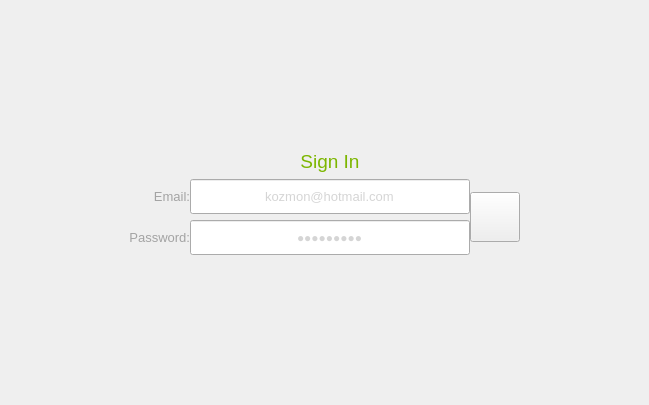
<?xml version="1.0" encoding="UTF-8"?>
<ui version="4.0">
 <class>LoginWindow</class>
 <widget class="QMainWindow" name="LoginWindow">
  <property name="geometry">
   <rect>
    <x>0</x>
    <y>0</y>
    <width>649</width>
    <height>405</height>
   </rect>
  </property>
  <property name="windowTitle">
   <string>MainWindow</string>
  </property>
  <property name="styleSheet">
   <string notr="true">border-image: url(:/pics/background.jpg);</string>
  </property>
  <widget class="QWidget" name="centralwidget">
   <layout class="QGridLayout" name="gridLayout_2">
    <item row="0" column="1">
     <spacer name="verticalSpacer_4">
      <property name="orientation">
       <enum>Qt::Vertical</enum>
      </property>
      <property name="sizeHint" stdset="0">
       <size>
        <width>20</width>
        <height>126</height>
       </size>
      </property>
     </spacer>
    </item>
    <item row="1" column="0">
     <spacer name="horizontalSpacer">
      <property name="orientation">
       <enum>Qt::Horizontal</enum>
      </property>
      <property name="sizeHint" stdset="0">
       <size>
        <width>107</width>
        <height>20</height>
       </size>
      </property>
     </spacer>
    </item>
    <item row="1" column="1">
     <layout class="QGridLayout" name="gridLayout">
      <property name="horizontalSpacing">
       <number>0</number>
      </property>
      <item row="1" column="2" rowspan="2">
       <layout class="QVBoxLayout" name="verticalLayout">
        <property name="spacing">
         <number>0</number>
        </property>
        <item>
         <spacer name="verticalSpacer_2">
          <property name="orientation">
           <enum>Qt::Vertical</enum>
          </property>
          <property name="sizeHint" stdset="0">
           <size>
            <width>20</width>
            <height>40</height>
           </size>
          </property>
         </spacer>
        </item>
        <item>
         <widget class="QPushButton" name="forwardButton">
          <property name="sizePolicy">
           <sizepolicy hsizetype="Fixed" vsizetype="Fixed">
            <horstretch>0</horstretch>
            <verstretch>0</verstretch>
           </sizepolicy>
          </property>
          <property name="minimumSize">
           <size>
            <width>50</width>
            <height>50</height>
           </size>
          </property>
          <property name="maximumSize">
           <size>
            <width>50</width>
            <height>50</height>
           </size>
          </property>
          <property name="cursor">
           <cursorShape>PointingHandCursor</cursorShape>
          </property>
          <property name="styleSheet">
           <string notr="true">QPushButton#forwardButton {
	border-image: url(:/pics/go.png);
 }
QPushButton#forwardButton:pressed {
	border-image: url(:/pics/go2.png);
 }</string>
          </property>
          <property name="text">
           <string/>
          </property>
         </widget>
        </item>
        <item>
         <spacer name="verticalSpacer">
          <property name="orientation">
           <enum>Qt::Vertical</enum>
          </property>
          <property name="sizeHint" stdset="0">
           <size>
            <width>20</width>
            <height>40</height>
           </size>
          </property>
         </spacer>
        </item>
       </layout>
      </item>
      <item row="2" column="1">
       <widget class="QLineEdit" name="passEdit">
        <property name="minimumSize">
         <size>
          <width>280</width>
          <height>35</height>
         </size>
        </property>
        <property name="palette">
         <palette>
          <active>
           <colorrole role="Text">
            <brush brushstyle="SolidPattern">
             <color alpha="255">
              <red>213</red>
              <green>213</green>
              <blue>213</blue>
             </color>
            </brush>
           </colorrole>
          </active>
          <inactive>
           <colorrole role="Text">
            <brush brushstyle="SolidPattern">
             <color alpha="255">
              <red>213</red>
              <green>213</green>
              <blue>213</blue>
             </color>
            </brush>
           </colorrole>
          </inactive>
          <disabled>
           <colorrole role="Text">
            <brush brushstyle="SolidPattern">
             <color alpha="255">
              <red>120</red>
              <green>120</green>
              <blue>120</blue>
             </color>
            </brush>
           </colorrole>
          </disabled>
         </palette>
        </property>
        <property name="font">
         <font>
          <family>Arial</family>
         </font>
        </property>
        <property name="styleSheet">
         <string notr="true">border-image: url(:/pics/down.png);</string>
        </property>
        <property name="inputMethodHints">
         <set>Qt::ImhHiddenText|Qt::ImhNoAutoUppercase|Qt::ImhNoPredictiveText|Qt::ImhSensitiveData</set>
        </property>
        <property name="text">
         <string>ssdfsdfsd</string>
        </property>
        <property name="echoMode">
         <enum>QLineEdit::Password</enum>
        </property>
        <property name="alignment">
         <set>Qt::AlignCenter</set>
        </property>
       </widget>
      </item>
      <item row="1" column="1">
       <widget class="QLineEdit" name="emailEdit">
        <property name="minimumSize">
         <size>
          <width>280</width>
          <height>35</height>
         </size>
        </property>
        <property name="palette">
         <palette>
          <active>
           <colorrole role="Text">
            <brush brushstyle="SolidPattern">
             <color alpha="255">
              <red>213</red>
              <green>213</green>
              <blue>213</blue>
             </color>
            </brush>
           </colorrole>
          </active>
          <inactive>
           <colorrole role="Text">
            <brush brushstyle="SolidPattern">
             <color alpha="255">
              <red>213</red>
              <green>213</green>
              <blue>213</blue>
             </color>
            </brush>
           </colorrole>
          </inactive>
          <disabled>
           <colorrole role="Text">
            <brush brushstyle="SolidPattern">
             <color alpha="255">
              <red>120</red>
              <green>120</green>
              <blue>120</blue>
             </color>
            </brush>
           </colorrole>
          </disabled>
         </palette>
        </property>
        <property name="font">
         <font>
          <family>Arial</family>
          <pointsize>10</pointsize>
          <weight>50</weight>
          <bold>false</bold>
         </font>
        </property>
        <property name="styleSheet">
         <string notr="true">border-image: url(:/pics/up.png);</string>
        </property>
        <property name="inputMethodHints">
         <set>Qt::ImhEmailCharactersOnly</set>
        </property>
        <property name="text">
         <string>kozmon@hotmail.com</string>
        </property>
        <property name="alignment">
         <set>Qt::AlignCenter</set>
        </property>
       </widget>
      </item>
      <item row="1" column="0">
       <widget class="QLabel" name="emailLabel">
        <property name="palette">
         <palette>
          <active>
           <colorrole role="WindowText">
            <brush brushstyle="SolidPattern">
             <color alpha="255">
              <red>163</red>
              <green>163</green>
              <blue>163</blue>
             </color>
            </brush>
           </colorrole>
           <colorrole role="Button">
            <brush brushstyle="SolidPattern">
             <color alpha="0">
              <red>0</red>
              <green>0</green>
              <blue>0</blue>
             </color>
            </brush>
           </colorrole>
           <colorrole role="Text">
            <brush brushstyle="SolidPattern">
             <color alpha="255">
              <red>189</red>
              <green>189</green>
              <blue>189</blue>
             </color>
            </brush>
           </colorrole>
           <colorrole role="Base">
            <brush brushstyle="SolidPattern">
             <color alpha="0">
              <red>0</red>
              <green>0</green>
              <blue>0</blue>
             </color>
            </brush>
           </colorrole>
           <colorrole role="Window">
            <brush brushstyle="SolidPattern">
             <color alpha="0">
              <red>0</red>
              <green>0</green>
              <blue>0</blue>
             </color>
            </brush>
           </colorrole>
          </active>
          <inactive>
           <colorrole role="WindowText">
            <brush brushstyle="SolidPattern">
             <color alpha="255">
              <red>163</red>
              <green>163</green>
              <blue>163</blue>
             </color>
            </brush>
           </colorrole>
           <colorrole role="Button">
            <brush brushstyle="SolidPattern">
             <color alpha="0">
              <red>0</red>
              <green>0</green>
              <blue>0</blue>
             </color>
            </brush>
           </colorrole>
           <colorrole role="Text">
            <brush brushstyle="SolidPattern">
             <color alpha="255">
              <red>189</red>
              <green>189</green>
              <blue>189</blue>
             </color>
            </brush>
           </colorrole>
           <colorrole role="Base">
            <brush brushstyle="SolidPattern">
             <color alpha="0">
              <red>0</red>
              <green>0</green>
              <blue>0</blue>
             </color>
            </brush>
           </colorrole>
           <colorrole role="Window">
            <brush brushstyle="SolidPattern">
             <color alpha="0">
              <red>0</red>
              <green>0</green>
              <blue>0</blue>
             </color>
            </brush>
           </colorrole>
          </inactive>
          <disabled>
           <colorrole role="WindowText">
            <brush brushstyle="SolidPattern">
             <color alpha="255">
              <red>120</red>
              <green>120</green>
              <blue>120</blue>
             </color>
            </brush>
           </colorrole>
           <colorrole role="Button">
            <brush brushstyle="SolidPattern">
             <color alpha="0">
              <red>0</red>
              <green>0</green>
              <blue>0</blue>
             </color>
            </brush>
           </colorrole>
           <colorrole role="Text">
            <brush brushstyle="SolidPattern">
             <color alpha="255">
              <red>120</red>
              <green>120</green>
              <blue>120</blue>
             </color>
            </brush>
           </colorrole>
           <colorrole role="Base">
            <brush brushstyle="SolidPattern">
             <color alpha="0">
              <red>0</red>
              <green>0</green>
              <blue>0</blue>
             </color>
            </brush>
           </colorrole>
           <colorrole role="Window">
            <brush brushstyle="SolidPattern">
             <color alpha="0">
              <red>0</red>
              <green>0</green>
              <blue>0</blue>
             </color>
            </brush>
           </colorrole>
          </disabled>
         </palette>
        </property>
        <property name="font">
         <font>
          <family>Arial</family>
          <pointsize>10</pointsize>
          <weight>50</weight>
          <bold>false</bold>
         </font>
        </property>
        <property name="styleSheet">
         <string notr="true">
background-color:transparent;</string>
        </property>
        <property name="text">
         <string>Email:</string>
        </property>
        <property name="alignment">
         <set>Qt::AlignRight|Qt::AlignTrailing|Qt::AlignVCenter</set>
        </property>
       </widget>
      </item>
      <item row="2" column="0">
       <widget class="QLabel" name="passLabel">
        <property name="palette">
         <palette>
          <active>
           <colorrole role="WindowText">
            <brush brushstyle="SolidPattern">
             <color alpha="255">
              <red>163</red>
              <green>163</green>
              <blue>163</blue>
             </color>
            </brush>
           </colorrole>
           <colorrole role="Button">
            <brush brushstyle="SolidPattern">
             <color alpha="0">
              <red>0</red>
              <green>0</green>
              <blue>0</blue>
             </color>
            </brush>
           </colorrole>
           <colorrole role="Text">
            <brush brushstyle="SolidPattern">
             <color alpha="255">
              <red>189</red>
              <green>189</green>
              <blue>189</blue>
             </color>
            </brush>
           </colorrole>
           <colorrole role="Base">
            <brush brushstyle="SolidPattern">
             <color alpha="0">
              <red>0</red>
              <green>0</green>
              <blue>0</blue>
             </color>
            </brush>
           </colorrole>
           <colorrole role="Window">
            <brush brushstyle="SolidPattern">
             <color alpha="0">
              <red>0</red>
              <green>0</green>
              <blue>0</blue>
             </color>
            </brush>
           </colorrole>
          </active>
          <inactive>
           <colorrole role="WindowText">
            <brush brushstyle="SolidPattern">
             <color alpha="255">
              <red>163</red>
              <green>163</green>
              <blue>163</blue>
             </color>
            </brush>
           </colorrole>
           <colorrole role="Button">
            <brush brushstyle="SolidPattern">
             <color alpha="0">
              <red>0</red>
              <green>0</green>
              <blue>0</blue>
             </color>
            </brush>
           </colorrole>
           <colorrole role="Text">
            <brush brushstyle="SolidPattern">
             <color alpha="255">
              <red>189</red>
              <green>189</green>
              <blue>189</blue>
             </color>
            </brush>
           </colorrole>
           <colorrole role="Base">
            <brush brushstyle="SolidPattern">
             <color alpha="0">
              <red>0</red>
              <green>0</green>
              <blue>0</blue>
             </color>
            </brush>
           </colorrole>
           <colorrole role="Window">
            <brush brushstyle="SolidPattern">
             <color alpha="0">
              <red>0</red>
              <green>0</green>
              <blue>0</blue>
             </color>
            </brush>
           </colorrole>
          </inactive>
          <disabled>
           <colorrole role="WindowText">
            <brush brushstyle="SolidPattern">
             <color alpha="255">
              <red>120</red>
              <green>120</green>
              <blue>120</blue>
             </color>
            </brush>
           </colorrole>
           <colorrole role="Button">
            <brush brushstyle="SolidPattern">
             <color alpha="0">
              <red>0</red>
              <green>0</green>
              <blue>0</blue>
             </color>
            </brush>
           </colorrole>
           <colorrole role="Text">
            <brush brushstyle="SolidPattern">
             <color alpha="255">
              <red>120</red>
              <green>120</green>
              <blue>120</blue>
             </color>
            </brush>
           </colorrole>
           <colorrole role="Base">
            <brush brushstyle="SolidPattern">
             <color alpha="0">
              <red>0</red>
              <green>0</green>
              <blue>0</blue>
             </color>
            </brush>
           </colorrole>
           <colorrole role="Window">
            <brush brushstyle="SolidPattern">
             <color alpha="0">
              <red>0</red>
              <green>0</green>
              <blue>0</blue>
             </color>
            </brush>
           </colorrole>
          </disabled>
         </palette>
        </property>
        <property name="font">
         <font>
          <family>Arial</family>
          <pointsize>10</pointsize>
          <weight>50</weight>
          <bold>false</bold>
         </font>
        </property>
        <property name="styleSheet">
         <string notr="true">
background-color:transparent;</string>
        </property>
        <property name="text">
         <string>Password:</string>
        </property>
        <property name="alignment">
         <set>Qt::AlignRight|Qt::AlignTrailing|Qt::AlignVCenter</set>
        </property>
       </widget>
      </item>
      <item row="0" column="1">
       <widget class="QLabel" name="signinLabel">
        <property name="sizePolicy">
         <sizepolicy hsizetype="Preferred" vsizetype="Fixed">
          <horstretch>0</horstretch>
          <verstretch>0</verstretch>
         </sizepolicy>
        </property>
        <property name="palette">
         <palette>
          <active>
           <colorrole role="WindowText">
            <brush brushstyle="SolidPattern">
             <color alpha="255">
              <red>124</red>
              <green>182</green>
              <blue>0</blue>
             </color>
            </brush>
           </colorrole>
           <colorrole role="Button">
            <brush brushstyle="SolidPattern">
             <color alpha="0">
              <red>0</red>
              <green>0</green>
              <blue>0</blue>
             </color>
            </brush>
           </colorrole>
           <colorrole role="Base">
            <brush brushstyle="SolidPattern">
             <color alpha="0">
              <red>0</red>
              <green>0</green>
              <blue>0</blue>
             </color>
            </brush>
           </colorrole>
           <colorrole role="Window">
            <brush brushstyle="SolidPattern">
             <color alpha="0">
              <red>0</red>
              <green>0</green>
              <blue>0</blue>
             </color>
            </brush>
           </colorrole>
          </active>
          <inactive>
           <colorrole role="WindowText">
            <brush brushstyle="SolidPattern">
             <color alpha="255">
              <red>124</red>
              <green>182</green>
              <blue>0</blue>
             </color>
            </brush>
           </colorrole>
           <colorrole role="Button">
            <brush brushstyle="SolidPattern">
             <color alpha="0">
              <red>0</red>
              <green>0</green>
              <blue>0</blue>
             </color>
            </brush>
           </colorrole>
           <colorrole role="Base">
            <brush brushstyle="SolidPattern">
             <color alpha="0">
              <red>0</red>
              <green>0</green>
              <blue>0</blue>
             </color>
            </brush>
           </colorrole>
           <colorrole role="Window">
            <brush brushstyle="SolidPattern">
             <color alpha="0">
              <red>0</red>
              <green>0</green>
              <blue>0</blue>
             </color>
            </brush>
           </colorrole>
          </inactive>
          <disabled>
           <colorrole role="WindowText">
            <brush brushstyle="SolidPattern">
             <color alpha="255">
              <red>120</red>
              <green>120</green>
              <blue>120</blue>
             </color>
            </brush>
           </colorrole>
           <colorrole role="Button">
            <brush brushstyle="SolidPattern">
             <color alpha="0">
              <red>0</red>
              <green>0</green>
              <blue>0</blue>
             </color>
            </brush>
           </colorrole>
           <colorrole role="Base">
            <brush brushstyle="SolidPattern">
             <color alpha="0">
              <red>0</red>
              <green>0</green>
              <blue>0</blue>
             </color>
            </brush>
           </colorrole>
           <colorrole role="Window">
            <brush brushstyle="SolidPattern">
             <color alpha="0">
              <red>0</red>
              <green>0</green>
              <blue>0</blue>
             </color>
            </brush>
           </colorrole>
          </disabled>
         </palette>
        </property>
        <property name="font">
         <font>
          <family>Arial</family>
          <pointsize>14</pointsize>
          <weight>50</weight>
          <bold>false</bold>
         </font>
        </property>
        <property name="styleSheet">
         <string notr="true">
background-color:transparent;</string>
        </property>
        <property name="text">
         <string>Sign In</string>
        </property>
        <property name="alignment">
         <set>Qt::AlignCenter</set>
        </property>
       </widget>
      </item>
     </layout>
    </item>
    <item row="1" column="2">
     <spacer name="horizontalSpacer_2">
      <property name="orientation">
       <enum>Qt::Horizontal</enum>
      </property>
      <property name="sizeHint" stdset="0">
       <size>
        <width>107</width>
        <height>20</height>
       </size>
      </property>
     </spacer>
    </item>
    <item row="2" column="1">
     <spacer name="verticalSpacer_3">
      <property name="orientation">
       <enum>Qt::Vertical</enum>
      </property>
      <property name="sizeHint" stdset="0">
       <size>
        <width>20</width>
        <height>127</height>
       </size>
      </property>
     </spacer>
    </item>
   </layout>
  </widget>
 </widget>
 <resources/>
 <connections/>
</ui>
